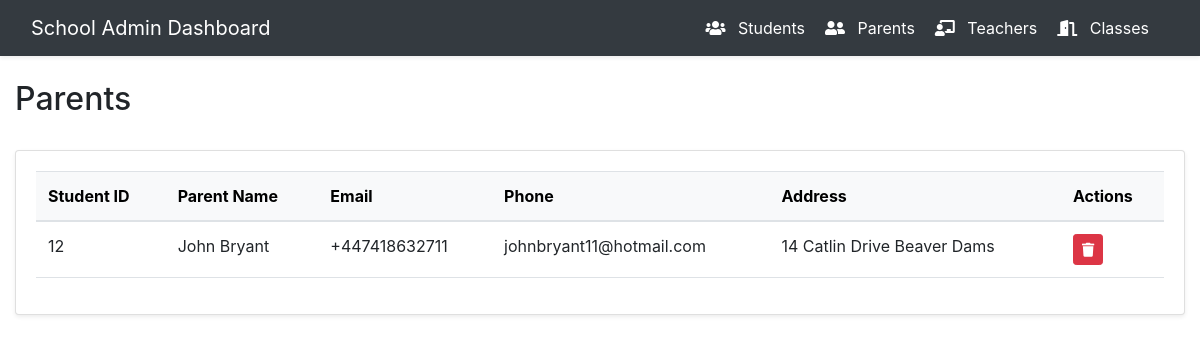
The app's page /parent.php with its own data.
### tables this page shows
CREATE TABLE `parents` (
  `id` int(11) NOT NULL,
  `student_id` int(11) NOT NULL,
  `parent_name` varchar(255) NOT NULL,
  `parent_phone` varchar(255) NOT NULL,
  `parent_email` varchar(255) NOT NULL,
  `parent_address` varchar(255) NOT NULL
);

### parent.php (the view, shortened to what this page needs)
<!DOCTYPE html>
<html lang="en">
<head>
    <link href="https://cdn.jsdelivr.net/npm/bootstrap@5.3.0/dist/css/bootstrap.min.css" rel="stylesheet">
    <link rel="stylesheet" href="https://cdnjs.cloudflare.com/ajax/libs/font-awesome/6.4.0/css/all.min.css">
    <link rel="stylesheet" href="styles.css">
</head>
<body>
<div class="wrapper">
       <?php include'sidebar.php'; ?>
        <div id="content">
            <div class="container-fluid py-4">
                <div id="students-page" class="page-content">
                <div class="d-flex justify-content-between align-items-center mb-4">
    <h2>Parents</h2>
</div>
<div class="card shadow-sm">
    <div class="card-body">
        <div class="table-responsive">
           <form>
            <table class="table table-hover">
                <thead class="table-light">
                    <tr>
                        <th>Student ID</th>
                        <th>Parent Name</th>
                        <th>Email</th>
                        <th>Phone</th>
                        <th>Address</th>
                        <th>Actions</th>
                    </tr>
                </thead>
                <tbody>
                <?php
                    $dbHost = 'localhost';
                    $dbUsername = 'root';
                    $dbPassword = '';
                    $dbName = 'students';
                    $conn = new mysqli($dbHost, $dbUsername, $dbPassword, $dbName);
                         $query = "SELECT id, student_id, parent_name, parent_phone, parent_email, parent_address FROM
                        parents";
                        $result = $conn->query($query);
                        if ($result->num_rows > 0)
                        { while
                                ($row = $result->fetch_assoc()) { echo "
                            <tr>
                            "; echo "
                            <td>" . $row['student_id'] . "</td>
                            "; echo "
                            <td>" . $row['parent_name'] . "</td>
                            "; echo "
                            <td>" . $row['parent_phone'] . "</td>
                            "; echo "
                            <td>" . $row['parent_email'] . "</td>
                            "; echo "
                            <td>" . $row['parent_address'] . "</td>
                            ";
                            echo "<td>";
                            echo "<a href='parent.php?delete_id=" . $row['id'] . "' class='btn btn-sm btn-danger'><i class='fas fa-trash'></i></a>";
                            echo "</td>";
                                echo "</tr>";
                            } }
                ?>
                </tbody>
            </table>
            </form>
        </div>
    </div>
 </div>
</body>
</html>

### styles.css (style rules this page uses)
body { background-color: #f8f9fa; }

### records on screen
parents: student "12", parent_name "John Bryant", parent_phone "+447418632711", parent_email "johnbryant11@hotmail.com", parent_address "14 Catlin Drive Beaver Dams"
